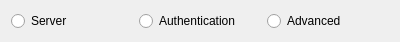
<?xml version="1.0" encoding="UTF-8"?>
<ui version="4.0">
 <class>Progress</class>
 <widget class="QWidget" name="Progress">
  <property name="geometry">
   <rect>
    <x>0</x>
    <y>0</y>
    <width>400</width>
    <height>31</height>
   </rect>
  </property>
  <property name="windowTitle">
   <string>Form</string>
  </property>
  <layout class="QHBoxLayout" name="horizontalLayout_2">
   <item>
    <widget class="QRadioButton" name="radioButton_3">
     <property name="text">
      <string>Server</string>
     </property>
    </widget>
   </item>
   <item>
    <widget class="QRadioButton" name="radioButton_2">
     <property name="text">
      <string>Authentication</string>
     </property>
    </widget>
   </item>
   <item>
    <widget class="QRadioButton" name="radioButton">
     <property name="text">
      <string>Advanced</string>
     </property>
    </widget>
   </item>
  </layout>
 </widget>
 <resources/>
 <connections/>
</ui>
